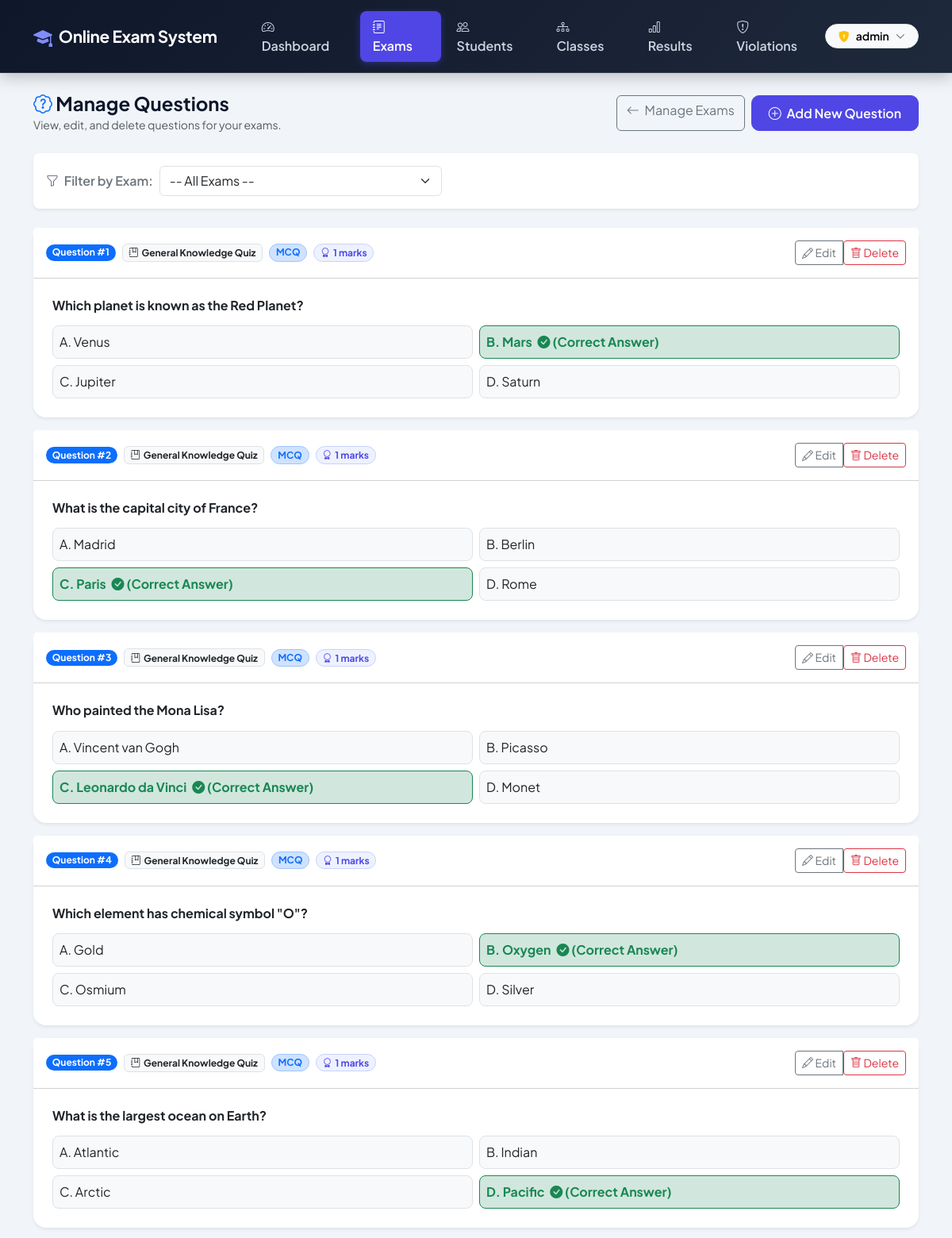
The app's page /admin/manage-questions.php (signed in, upper part), older data.
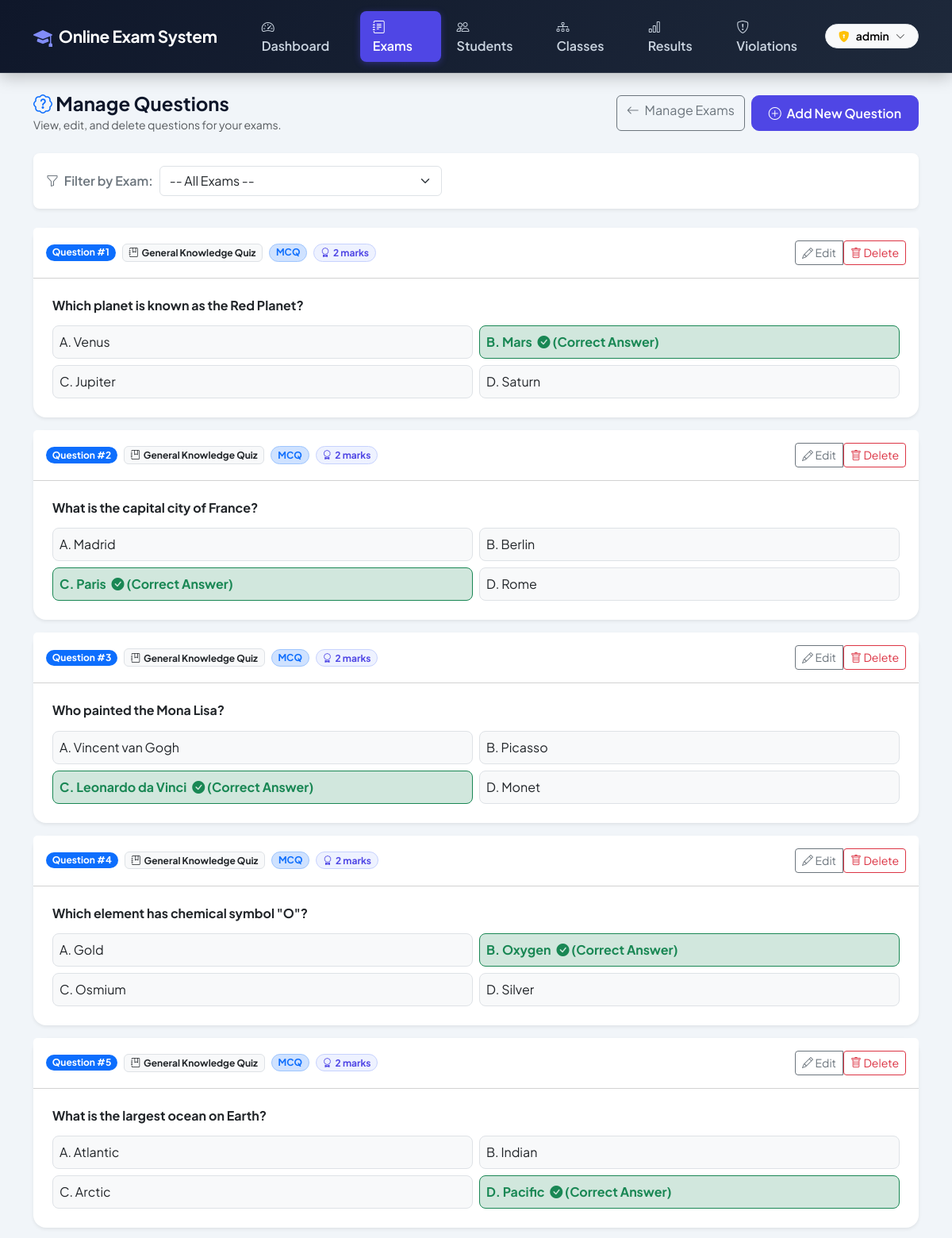
The same page, newer data.
### tables this page shows
CREATE TABLE IF NOT EXISTS `questions` (
    `id`             INT AUTO_INCREMENT PRIMARY KEY,
    `exam_id`        INT          NOT NULL,
    `question_text`  TEXT         NOT NULL,
    `question_type`  VARCHAR(20)  NOT NULL DEFAULT 'mcq',
    `option_a`       VARCHAR(255) NULL,
    `option_b`       VARCHAR(255) NULL,
    `option_c`       VARCHAR(255) NULL,
    `option_d`       VARCHAR(255) NULL,
    `correct_option` CHAR(1)      NULL,
    `marks`          DECIMAL(5,2) NOT NULL DEFAULT 1,
    FOREIGN KEY (`exam_id`) REFERENCES `exams`(`id`) ON DELETE CASCADE
);

CREATE TABLE IF NOT EXISTS `exams` (
    `id`               INT AUTO_INCREMENT PRIMARY KEY,
    `title`            VARCHAR(150) NOT NULL,
    `duration_minutes` INT          NOT NULL DEFAULT 30,
    `result_mode`      VARCHAR(20)  NOT NULL DEFAULT 'instant',
    `start_at`         DATETIME     NULL,
    `end_at`           DATETIME     NULL
);

### admin/manage-questions.php (the view, shortened to what this page needs)
<?php
include '../includes/header.php';
include '../config/db.php';
$selected_exam_id = isset($_GET['exam_id']) ? (int)$_GET['exam_id'] : 0;
if ($selected_exam_id) {
    $stmt = mysqli_prepare($conn, "SELECT q.*, e.title AS exam_title
                       FROM questions q
                       JOIN exams e ON q.exam_id = e.id
                       WHERE q.exam_id = ?
                       ORDER BY q.exam_id ASC, q.id ASC");
    if ($stmt) {
        mysqli_stmt_bind_param($stmt, "i", $selected_exam_id);
        mysqli_stmt_execute($stmt);
        $questions_res = mysqli_stmt_get_result($stmt);
    }
} else {
    $questions_res = mysqli_query($conn, "SELECT q.*, e.title AS exam_title
                       FROM questions q
                       JOIN exams e ON q.exam_id = e.id
                       ORDER BY q.exam_id ASC, q.id ASC");
}
?>
<div class="d-flex justify-content-between align-items-center mb-4 flex-wrap gap-2">
    <div>
        <h4 class="fw-bold mb-0"><i class="bi bi-patch-question text-primary"></i> Manage Questions</h4>
        <small class="text-muted">View, edit, and delete questions for your exams.</small>
    </div>
    <div class="d-flex gap-2">
        <a href="manage-exam.php" class="btn btn-outline-secondary">
            <i class="bi bi-arrow-left me-1"></i> Manage Exams
        </a>
        <a href="add-question.php<?php echo $selected_exam_id ? '?exam_id='.$selected_exam_id : ''; ?>" class="btn btn-primary">
            <i class="bi bi-plus-circle me-1"></i> Add New Question
        </a>
    </div>
</div>
<div class="card shadow-sm mb-4 border-0 rounded-3">
    <div class="card-body py-3">
        <form method="GET" action="manage-questions.php" class="row align-items-center g-2">
            <div class="col-auto">
                <label class="fw-semibold text-secondary mb-0"><i class="bi bi-funnel me-1"></i> Filter by Exam:</label>
            </div>
            <div class="col-md-4">
                <select name="exam_id" class="form-select" onchange="this.form.submit()">
                    <option value="0">-- All Exams --</option>
                </select>
            </div>
        </form>
    </div>
</div>
<?php
$questions_list = [];
if ($questions_res && mysqli_num_rows($questions_res) > 0) {
    while ($row = mysqli_fetch_assoc($questions_res)) {
        $questions_list[] = $row;
    }
}
?>
<?php if (!empty($questions_list)): ?>
    <div class="row g-3">
        <?php
        $count = 1;
        foreach ($questions_list as $q):
        ?>
            <div class="col-12">
                <div class="card shadow-sm border-0 rounded-4">
                    <div class="card-header bg-white py-3 d-flex justify-content-between align-items-center">
                        <div class="d-flex align-items-center gap-2">
                            <span class="badge bg-primary rounded-pill">Question #<?php echo $count++; ?></span>
                            <span class="badge bg-light text-dark border"><i class="bi bi-journal-bookmark me-1"></i><?php echo htmlspecialchars($q['exam_title']); ?></span>
                            <?php if (($q['question_type'] ?? 'mcq') === 'descriptive'): ?>
                                <span class="badge bg-warning text-dark border rounded-pill"><i class="bi bi-pencil-square me-1"></i> Descriptive</span>
                            <?php else: ?>
                                <span class="badge bg-primary-subtle text-primary border border-primary-subtle rounded-pill">MCQ</span>
                            <?php endif; ?>
                            <span class="badge rounded-pill px-2.5 py-1 fw-bold" style="background:#eef2ff; color:#4f46e5; border: 1px solid #c7d2fe;">
                                <i class="bi bi-award me-1"></i><?php echo rtrim(rtrim(number_format((float)($q['marks'] ?? 1), 2), '0'), '.'); ?> marks
                            </span>
                        </div>
                        <div class="btn-group btn-group-sm">
                            <button class="btn btn-outline-secondary" data-bs-toggle="modal" data-bs-target="#editQuestionModal<?php echo $q['id']; ?>">
                                <i class="bi bi-pencil"></i> Edit
                            </button>
                            <form method="POST" action="manage-questions.php<?php echo $selected_exam_id ? '?exam_id='.$selected_exam_id : ''; ?>" style="display:inline;" onsubmit="return confirm('Are you sure you want to delete this question?');">
                                <button type="submit" class="btn btn-outline-danger btn-sm">
                                    <i class="bi bi-trash"></i> Delete
                                </button>
                            </form>
                        </div>
                    </div>
                    <div class="card-body p-4">
                        <h6 class="fw-bold text-dark mb-3"><?php echo htmlspecialchars($q['question_text']); ?></h6>
                        <?php if (($q['question_type'] ?? 'mcq') === 'descriptive'): ?>
                            <div class="p-3 bg-light rounded-3 border text-muted">
                                <i class="bi bi-card-text text-primary me-1"></i> <strong>Open Written Format:</strong> Students will write their detailed explanation in an open text area. Submissions will be held for manual evaluation.
                            </div>
                        <?php else: ?>
                            <div class="row g-2">
                                <div class="col-md-6">
                                    <div class="p-2 border rounded-3 <?php echo ($q['correct_option'] === 'A') ? 'bg-success-subtle border-success text-success fw-bold' : 'bg-light'; ?>">
                                        A. <?php echo htmlspecialchars($q['option_a']); ?>
                                    </div>
                                </div>
                                <div class="col-md-6">
                                    <div class="p-2 border rounded-3 <?php echo ($q['correct_option'] === 'B') ? 'bg-success-subtle border-success text-success fw-bold' : 'bg-light'; ?>">
                                        B. <?php echo htmlspecialchars($q['option_b']); ?>
                                        <?php if ($q['correct_option'] === 'B'): ?>
                                            <i class="bi bi-check-circle-fill ms-1"></i> (Correct Answer)
                                        <?php endif; ?>
                                    </div>
                                </div>
                                <div class="col-md-6">
                                    <div class="p-2 border rounded-3 <?php echo ($q['correct_option'] === 'C') ? 'bg-success-subtle border-success text-success fw-bold' : 'bg-light'; ?>">
                                        C. <?php echo htmlspecialchars($q['option_c']); ?>
                                        <?php if ($q['correct_option'] === 'C'): ?>
                                            <i class="bi bi-check-circle-fill ms-1"></i> (Correct Answer)
                                        <?php endif; ?>
                                    </div>
                                </div>
                                <div class="col-md-6">
                                    <div class="p-2 border rounded-3 <?php echo ($q['correct_option'] === 'D') ? 'bg-success-subtle border-success text-success fw-bold' : 'bg-light'; ?>">
                                        D. <?php echo htmlspecialchars($q['option_d']); ?>
                                        <?php if ($q['correct_option'] === 'D'): ?>
                                            <i class="bi bi-check-circle-fill ms-1"></i> (Correct Answer)
                                        <?php endif; ?>
                                    </div>
                                </div>
                            </div>
                        <?php endif; ?>
                    </div>
                </div>
            </div>
        <?php endforeach; ?>
    </div>
<?php endif; ?>
<?php include '../includes/footer.php'; ?>

### includes/header.php (shortened to what this page needs)
<?php
$current_page = basename($_SERVER['PHP_SELF']);
$is_admin_area = (strpos($_SERVER['PHP_SELF'], '/admin/') !== false);
$is_student_area = (strpos($_SERVER['PHP_SELF'], '/student/') !== false);
$is_admin = isset($_SESSION['admin_id']);
$is_student = isset($_SESSION['student_id']);
$css_path = ($is_student_area || $is_admin_area) ? '../css/style.css' : 'css/style.css';
$css_ver = file_exists(dirname(__DIR__) . '/css/style.css') ? filemtime(dirname(__DIR__) . '/css/style.css') : time();
?>
<!DOCTYPE html>
<html lang="en">
<head>
    <link href="https://cdn.jsdelivr.net/npm/bootstrap@5.3.2/dist/css/bootstrap.min.css" rel="stylesheet">
    <link href="https://cdn.jsdelivr.net/npm/bootstrap-icons@1.11.1/font/bootstrap-icons.css" rel="stylesheet">
    <link rel="stylesheet" href="<?php echo $css_path; ?>?v=<?php echo $css_ver; ?>">
</head>
<body>
<nav class="navbar navbar-expand-lg navbar-dark navbar-custom sticky-top">
    <div class="container">
        <a class="navbar-brand d-flex align-items-center gap-2 text-white" href="<?php echo $is_admin ? 'dashboard.php' : ($is_student ? 'dashboard.php' : '#'); ?>">
            <i class="bi bi-mortarboard-fill text-indigo fs-4" style="color: #818cf8;"></i>
            <span class="fw-bold">Online Exam System</span>
        </a>
        <?php if ($is_admin || $is_student): ?>
            <div class="collapse navbar-collapse" id="navbarMain">
                <ul class="navbar-nav me-auto ms-lg-4 mb-2 mb-lg-0 gap-1">
                    <?php if ($is_admin): ?>
                        <li class="nav-item">
                            <a class="nav-link <?php echo ($current_page === 'dashboard.php') ? 'active' : ''; ?>" href="dashboard.php">
                                <i class="bi bi-speedometer2 me-1"></i> Dashboard
                            </a>
                        </li>
                        <li class="nav-item">
                            <a class="nav-link <?php echo in_array($current_page, ['manage-exam.php','manage-questions.php','add-question.php']) ? 'active' : ''; ?>" href="manage-exam.php">
                                <i class="bi bi-journal-text me-1"></i> Exams
                            </a>
                        </li>
                        <li class="nav-item">
                            <a class="nav-link <?php echo in_array($current_page, ['manage-students.php','add-student.php','student-profile.php']) ? 'active' : ''; ?>" href="manage-students.php">
                                <i class="bi bi-people me-1"></i> Students
                            </a>
                        </li>
                        <li class="nav-item">
                            <a class="nav-link <?php echo ($current_page === 'manage-classes.php') ? 'active' : ''; ?>" href="manage-classes.php">
                                <i class="bi bi-diagram-3 me-1"></i> Classes
                            </a>
                        </li>
                        <li class="nav-item">
                            <a class="nav-link <?php echo ($current_page === 'view-results.php') ? 'active' : ''; ?>" href="view-results.php">
                                <i class="bi bi-bar-chart me-1"></i> Results
                            </a>
                        </li>
                        <li class="nav-item">
                            <a class="nav-link <?php echo ($current_page === 'violations.php') ? 'active' : ''; ?>" href="violations.php">
                                <i class="bi bi-shield-exclamation me-1"></i> Violations
                            </a>
                        </li>
                    <?php endif; ?>
                </ul>
                <div class="d-flex align-items-center gap-3">
                    <?php if ($is_admin): ?>
                        <div class="dropdown">
                            <button class="btn btn-sm btn-light border rounded-pill px-3 d-flex align-items-center gap-2 fw-semibold dropdown-toggle no-caret" id="adminUserDropdown" type="button" data-bs-toggle="dropdown" aria-expanded="false">
                                <i class="bi bi-shield-lock-fill text-warning"></i>
                                <span><?php echo htmlspecialchars($_SESSION['admin_username'] ?? 'admin'); ?></span>
                                <i class="bi bi-chevron-down small opacity-75"></i>
                            </button>
                        </div>
                    <?php endif; ?>
                </div>
            </div>
        <?php endif; ?>
    </div>
</nav>
<div class="container main-content my-4">

### includes/footer.php (shortened to what this page needs)
</div>
<link rel="stylesheet" href="https://cdn.jsdelivr.net/npm/katex@0.16.10/dist/katex.min.css">
</body>
</html>

### css/style.css (style rules this page uses)
:root { --primary-color: #4f46e5; --primary-hover: #4338ca; --secondary-color: #64748b; --success-color: #10b981; --danger-color: #ef4444; --warning-color: #f59e0b; --info-color: #06b6d4; --bg-body: #f1f5f9; --card-bg: #ffffff; --text-main: #0f172a; --text-muted: #64748b; --border-color: #cbd5e1; --shadow-sm: 0 1px 3px rgba(0,0,0,0.08); --shadow-md: 0 4px 14px rgba(15, 23, 42, 0.1); --shadow-lg: 0 12px 28px rgba(15, 23, 42, 0.15); }
body { background-color: var(--bg-body) !important; color: var(--text-main) !important; font-family: 'Plus Jakarta Sans', -apple-system, BlinkMacSystemFont, sans-serif; min-height: 100vh; display: flex; flex-direction: column; }
.main-content { flex: 1; }
.navbar-custom { background-color: #0f172a !important; background: linear-gradient(135deg, #0f172a 0%, #1e293b 100%) !important; box-shadow: 0 4px 20px rgba(0, 0, 0, 0.25) !important; padding: 0.85rem 0 !important; border-bottom: 1px solid rgba(255, 255, 255, 0.1) !important; }
.navbar-custom .navbar-brand { font-weight: 800 !important; font-size: 1.3rem !important; color: #ffffff !important; letter-spacing: -0.3px; }
.navbar-custom .nav-link { color: #cbd5e1 !important; font-weight: 600 !important; padding: 0.5rem 1rem !important; border-radius: 8px !important; transition: all 0.2s ease !important; }
.navbar-custom .nav-link.active { color: #ffffff !important; background: #4f46e5 !important; box-shadow: 0 2px 8px rgba(79, 70, 229, 0.4) !important; }
.btn-primary { background-color: #4f46e5 !important; border-color: #4f46e5 !important; color: #ffffff !important; font-weight: 600 !important; border-radius: 10px !important; padding: 0.6rem 1.3rem !important; transition: all 0.2s ease !important; }
.dropdown-toggle.no-caret::after { display: none !important; }

Row changes from the older to the newer data that the page shows:
changed questions "Which planet is known as the Red Planet?": marks "1" → "2"
changed questions "What is the capital city of France?": marks "1" → "2"
changed questions "Who painted the Mona Lisa?": marks "1" → "2"
changed questions "Which element has chemical symbol \"O\"?": marks "1" → "2"
changed questions "What is the largest ocean on Earth?": marks "1" → "2"
